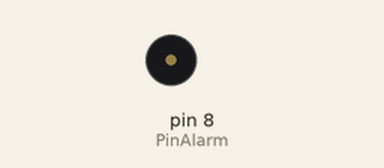
A sketch run on a simulated Arduino Uno, built with avr-gcc and run on an emulated ATmega328P. Shown: buzzer (waves = sounding).

Above: at 0.1 s.
Timing chart, 0 to 1.6 s (numbered marks = the images above):
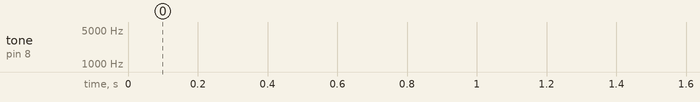

The sketch:

Tone.ino
```cpp
int PinAlarm=8;
float sinVal;
int toneVal;
const float pi = 3.14159;
void setup(){
pinMode(PinAlarm, OUTPUT);
}
void loop(){
for(int x=0; x<180; x++){
sinVal = (sin(x*(pi/180))); // conversion de la valeur en radian
toneVal = 2000+(int(sinVal*1000)); // Génération de la fréquence depuis la valeur de sinVal
tone(PinAlarm, toneVal);
delay(2);
}
}
```
